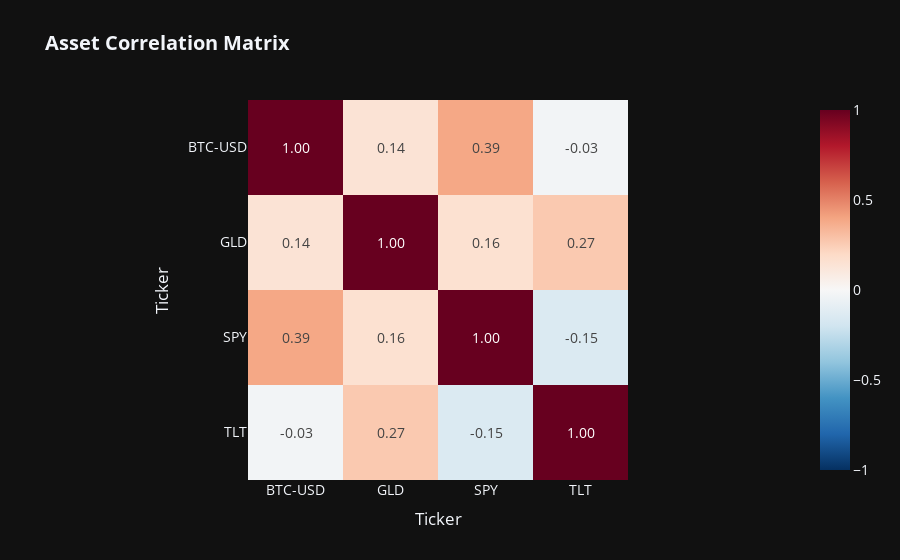

Write notebook code for a chart like this one.
### Code cell
# Correlation Matrix Heatmap
corr_matrix = returns.corr()

fig = px.imshow(
    corr_matrix,
    text_auto='.2f',
    color_continuous_scale='RdBu_r',
    title='<b>Asset Correlation Matrix</b>',
    template='plotly_dark',
    zmin=-1, zmax=1
)
fig.update_layout(font=dict(size=14))
fig.show()

### Figure 1 — Plotly figure (JSON) as saved in the notebook; plotly's stock layout.template omitted (floating-point values rounded to 4 significant figures)
{"data": [{"coloraxis": "coloraxis", "hovertemplate": "Ticker: %{x}<br>Ticker: %{y}<br>color: %{z}<extra></extra>", "name": "0", "texttemplate": "%{z:.2f}", "type": "heatmap", "x": ["BTC-USD", "GLD", "SPY", "TLT"], "xaxis": "x", "y": ["BTC-USD", "GLD", "SPY", "TLT"], "yaxis": "y", "z": [[1.0, 0.1419, 0.3884, -0.02798], [0.1419, 1.0, 0.1579, 0.2663], [0.3884, 0.1579, 1.0, -0.1493], [-0.02798, 0.2663, -0.1493, 1.0]]}], "layout": {"coloraxis": {"cmax": 1, "cmin": -1, "colorscale": [[0.0, "rgb(5,48,97)"], [0.1, "rgb(33,102,172)"], [0.2, "rgb(67,147,195)"], [0.3, "rgb(146,197,222)"], [0.4, "rgb(209,229,240)"], [0.5, "rgb(247,247,247)"], [0.6, "rgb(253,219,199)"], [0.7, "rgb(244,165,130)"], [0.8, "rgb(214,96,77)"], [0.9, "rgb(178,24,43)"], [1.0, "rgb(103,0,31)"]]}, "font": {"size": 14}, "title": {"text": "<b>Asset Correlation Matrix</b>"}, "xaxis": {"anchor": "y", "constrain": "domain", "domain": [0.0, 1.0], "scaleanchor": "y", "title": {"text": "Ticker"}}, "yaxis": {"anchor": "x", "autorange": "reversed", "constrain": "domain", "domain": [0.0, 1.0], "title": {"text": "Ticker"}}}}
